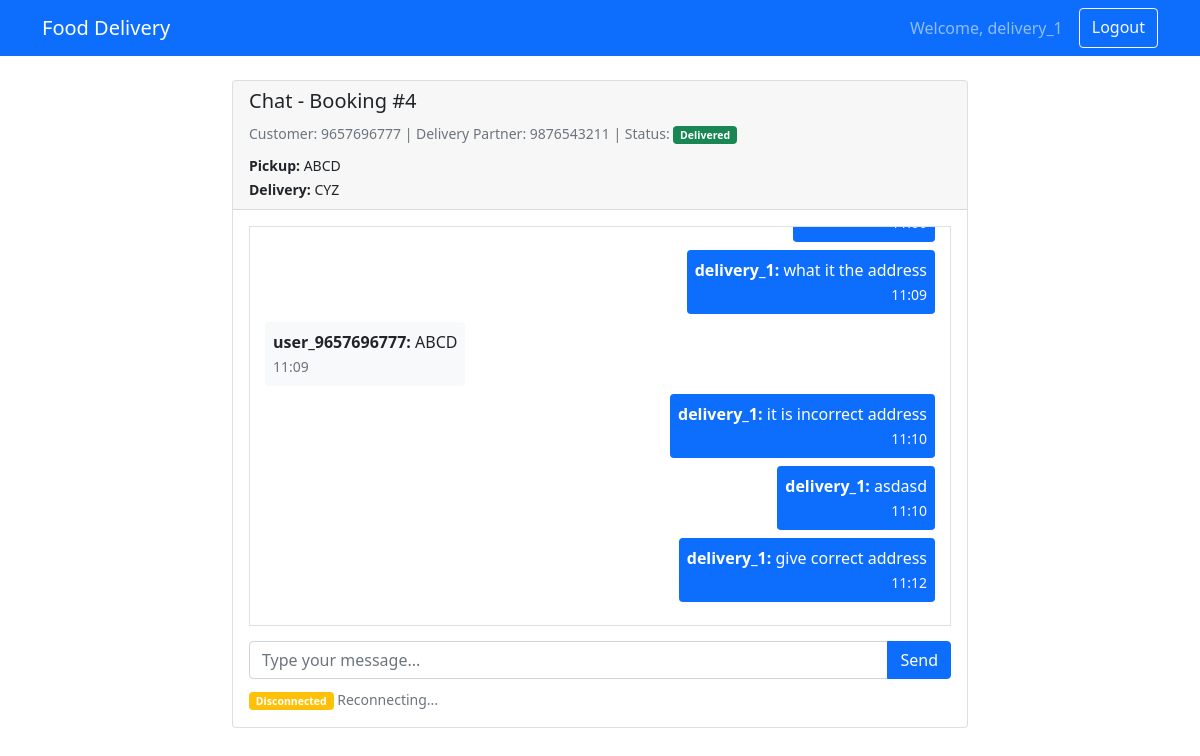
The page /simple-chat/4/ (signed in) on the database its author committed.
### core/models.py (models this page shows, shortened)
class Booking(models.Model):
    STATUS_CHOICES = [
        ('pending', 'Pending'),
        ('assigned', 'Assigned'),
        ('start', 'Started'),
        ('reached', 'Reached'),
        ('collected', 'Collected'),
        ('delivered', 'Delivered'),
        ('cancelled', 'Cancelled'),
    ]
    customer = models.ForeignKey(User, on_delete=models.CASCADE, related_name='bookings')
    delivery_partner = models.ForeignKey(User, on_delete=models.SET_NULL, null=True, blank=True, related_name='assigned_bookings')
    pickup_address = models.TextField()
    delivery_address = models.TextField()
    status = models.CharField(max_length=20, choices=STATUS_CHOICES, default='pending')
    created_at = models.DateTimeField(auto_now_add=True)
    updated_at = models.DateTimeField(auto_now=True)

class UserProfile(models.Model):
    ROLE_CHOICES = [
        ('customer', 'Customer'),
        ('delivery_partner', 'Delivery Partner'),
        ('admin', 'Admin'),
    ]
    user = models.OneToOneField(User, on_delete=models.CASCADE)
    mobile = models.CharField(max_length=15, unique=True)
    role = models.CharField(max_length=20, choices=ROLE_CHOICES)

class ChatMessage(models.Model):
    booking = models.ForeignKey(Booking, on_delete=models.CASCADE, related_name='messages')
    sender = models.ForeignKey(User, on_delete=models.CASCADE)
    message = models.TextField()
    timestamp = models.DateTimeField(auto_now_add=True)
    class Meta:
        ordering = ['timestamp']

### core/views.py (the view)
# urls.py: path('simple-chat/<int:booking_id>/', views.simple_chat_view, name='simple_chat'),
@login_required
def simple_chat_view(request, booking_id):
    booking = get_object_or_404(Booking, id=booking_id)
    profile = UserProfile.objects.get(user=request.user)
    if not (booking.customer == request.user or booking.delivery_partner == request.user):
        messages.error(request, 'Access denied')
        return redirect('home')
    if booking.status in ['pending', 'cancelled'] or not booking.delivery_partner:
        messages.error(request, 'Chat not available')
        return redirect('customer_dashboard' if profile.role == 'customer' else 'delivery_dashboard')
    chat_messages = ChatMessage.objects.filter(booking=booking).order_by('timestamp')
    return render(request, 'core/chat_simple.html', {
        'booking': booking,
        'messages': chat_messages
    })

### templates/core/chat_simple.html (shortened to what this page needs)
{% extends 'core/base.html' %}
{% block content %}
<div class="row">
    <div class="col-md-8 mx-auto">
        <div class="card">
            <div class="card-header">
                <h5>Chat - Booking #{{ booking.id }}</h5>
                <small class="text-muted">
                    Customer: {{ booking.customer.userprofile.mobile }} |
                    Delivery Partner: {{ booking.delivery_partner.userprofile.mobile }} |
                    Status: <span class="badge bg-{% if booking.status == 'delivered' %}success{% else %}warning{% endif %}">{{ booking.get_status_display }}</span>
                </small>
                <div class="mt-2">
                    <small><strong>Pickup:</strong> {{ booking.pickup_address|truncatechars:50 }}</small><br>
                    <small><strong>Delivery:</strong> {{ booking.delivery_address|truncatechars:50 }}</small>
                </div>
            </div>
            <div class="card-body">
                <div id="chat-messages" style="height: 400px; overflow-y: auto; border: 1px solid #dee2e6; padding: 15px; margin-bottom: 15px;">
                    {% for message in messages %}
                        <div class="mb-2 {% if message.sender == user %}text-end{% endif %}">
                            <div class="d-inline-block p-2 rounded {% if message.sender == user %}bg-primary text-white{% else %}bg-light{% endif %}">
                                <strong>{{ message.sender.username }}:</strong> {{ message.message }}
                                <br><small class="{% if message.sender == user %}text-light{% else %}text-muted{% endif %}">{{ message.timestamp|date:"H:i" }}</small>
                            </div>
                        </div>
                    {% endfor %}
                </div>
                <form id="message-form">
                    <div class="input-group">
                        <input type="text" id="message-input" name="message" class="form-control" placeholder="Type your message..." required>
                        <button class="btn btn-primary" type="submit">Send</button>
                    </div>
                </form>
                <div class="mt-2">
                    <small class="text-muted" id="connection-status">
                    </small>
                </div>
            </div>
        </div>
    </div>
</div>
{% endblock %}

### templates/core/base.html (shortened to what this page needs)
<!DOCTYPE html>
<html lang="en">
<head>
    <link href="https://cdn.jsdelivr.net/npm/bootstrap@5.1.3/dist/css/bootstrap.min.css" rel="stylesheet">
</head>
<body>
    <nav class="navbar navbar-expand-lg navbar-dark bg-primary">
        <div class="container">
            <a class="navbar-brand" href="{% url 'home' %}">Food Delivery</a>
            {% if user.is_authenticated %}
                <div class="navbar-nav ms-auto">
                    <span class="navbar-text me-3">Welcome, {{ user.username }}</span>
                    <a class="btn btn-outline-light" href="{% url 'logout' %}">Logout</a>
                </div>
            {% endif %}
        </div>
    </nav>
    <div class="container mt-4">
        {% block content %}
        {% endblock %}
    </div>
</body>
</html>

### rows shown on the page
Booking: id "4", customer.userprofile.mobile "9657696777", delivery_partner.userprofile.mobile "9876543211", status "Delivered", pickup_address "ABCD", delivery_address "CYZ"
ChatMessage: sender.username "delivery_1", message "what it the address", timestamp "11:09"
ChatMessage: sender.username "user_9657696777", message "ABCD", timestamp "11:09"
ChatMessage: sender.username "delivery_1", message "it is incorrect address", timestamp "11:10"
ChatMessage: sender.username "delivery_1", message "asdasd", timestamp "11:10"
ChatMessage: sender.username "delivery_1", message "give correct address", timestamp "11:12"

### other values the page prints
{{ user.username }} "delivery_1"
